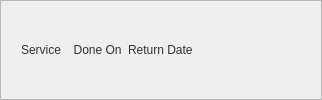
                      <widget class="QFrame" name="serviceTableHeader">
                       <property name="styleSheet">
                        <string notr="true">#serviceTableHeader{
	background-color:rgb(129, 191, 218);
	border-bottom:2px solid rgb(115, 170, 194);
}
QFrame{
	color: rgb(48, 48, 48);
    font: 63 12pt &quot;Montserrat SemiBold&quot;;
}</string>
                       </property>
                       <property name="frameShape">
                        <enum>QFrame::StyledPanel</enum>
                       </property>
                       <property name="frameShadow">
                        <enum>QFrame::Raised</enum>
                       </property>
                       <layout class="QHBoxLayout" name="horizontalLayout_74">
                        <property name="leftMargin">
                         <number>20</number>
                        </property>
                        <property name="rightMargin">
                         <number>20</number>
                        </property>
                        <item>
                         <widget class="QLabel" name="label_157">
                          <property name="sizePolicy">
                           <sizepolicy hsizetype="Preferred" vsizetype="Fixed">
                            <horstretch>0</horstretch>
                            <verstretch>0</verstretch>
                           </sizepolicy>
                          </property>
                          <property name="styleSheet">
                           <string notr="true"/>
                          </property>
                          <property name="text">
                           <string>Service</string>
                          </property>
                         </widget>
                        </item>
                        <item>
                         <widget class="QLabel" name="label_158">
                          <property name="sizePolicy">
                           <sizepolicy hsizetype="Preferred" vsizetype="Fixed">
                            <horstretch>0</horstretch>
                            <verstretch>0</verstretch>
                           </sizepolicy>
                          </property>
                          <property name="styleSheet">
                           <string notr="true"/>
                          </property>
                          <property name="text">
                           <string>  Done On</string>
                          </property>
                         </widget>
                        </item>
                        <item>
                         <widget class="QLabel" name="label_159">
                          <property name="sizePolicy">
                           <sizepolicy hsizetype="Preferred" vsizetype="Fixed">
                            <horstretch>0</horstretch>
                            <verstretch>0</verstretch>
                           </sizepolicy>
                          </property>
                          <property name="text">
                           <string>Return Date</string>
                          </property>
                         </widget>
                        </item>
                        <item>
                         <widget class="QLabel" name="label_160">
                          <property name="sizePolicy">
                           <sizepolicy hsizetype="Fixed" vsizetype="Fixed">
                            <horstretch>0</horstretch>
                            <verstretch>0</verstretch>
                           </sizepolicy>
                          </property>
                          <property name="styleSheet">
                           <string notr="true">color:rgba(63, 63, 63, 0);</string>
                          </property>
                          <property name="text">
                           <string>Open Notes</string>
                          </property>
                         </widget>
                        </item>
                        <item>
                         <widget class="QPushButton" name="printBtn">
                          <property name="sizePolicy">
                           <sizepolicy hsizetype="Fixed" vsizetype="Fixed">
                            <horstretch>0</horstretch>
                            <verstretch>0</verstretch>
                           </sizepolicy>
                          </property>
                          <property name="styleSheet">
                           <string notr="true">border:none;
background:none;</string>
                          </property>
                          <property name="text">
                           <string/>
                          </property>
                          <property name="icon">
                           <iconset resource="resource.qrc">
                            <normaloff>:/Icons/Icons/printIcon.png</normaloff>:/Icons/Icons/printIcon.png</iconset>
                          </property>
                          <property name="iconSize">
                           <size>
                            <width>20</width>
                            <height>20</height>
                           </size>
                          </property>
                         </widget>
                        </item>
                       </layout>
                      </widget>
